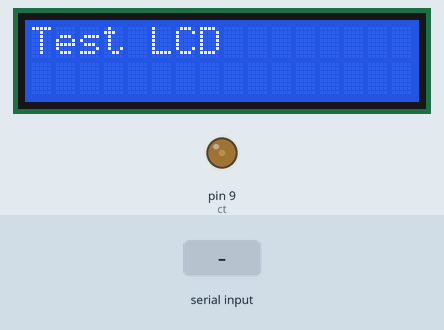
Bench run of a sketch on a simulated Arduino Uno, built with avr-gcc and run on an emulated ATmega328P. Shown: 16×2 character LCD, output pins drawn as LEDs (lit = HIGH). The inputs (shaded band) are chosen by the test bench. What the sketch prints to the serial monitor is not drawn.

Above: at 0.1 s.
3.3 s: "90,45\n" received over Serial
At 4.2 s:
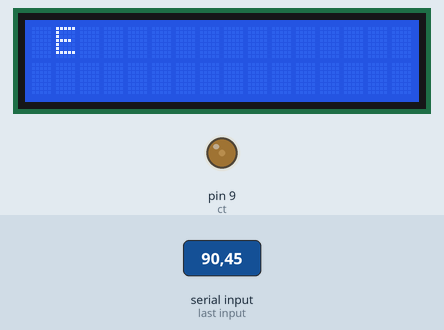
4.8 s: "30,150\n" received over Serial
At 5.8 s:
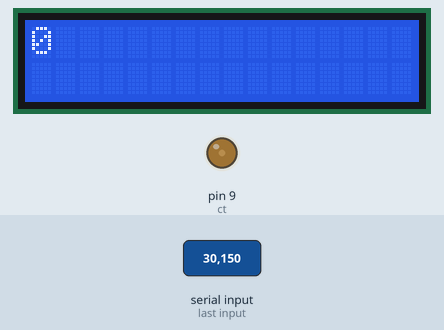
6.3 s: "90\n" received over Serial
At 7.5 s:
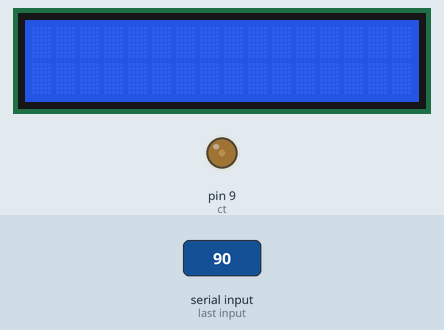
7.8 s: "5\n" received over Serial
Timing chart, 0 to 10.3 s (numbered marks = the images above; inputs shaded):
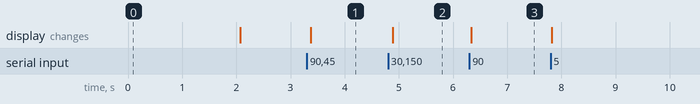

Measured:
- after the input at 3.3 s, the display: changes after 0.07 s (image 1)
- after the input at 4.8 s, the display: changes after 0.08 s (image 2)
- after the input at 6.3 s, the display: changes at once (image 3)

The sketch:

sketch_may25a.ino
```cpp
#include <LiquidCrystal.h>

// Definiowanie pinów wyświetlacza LCD
const int rs = 12, en = 11, d4 = 5, d5 = 4, d6 = 3, d7 = 2, ct = 9;
LiquidCrystal mylcd(rs, en, d4, d5, d6, d7);

void setup() {
    analogWrite(ct, 50); // Ustawienie kontrastu
    mylcd.begin(16, 2); // Inicjalizacja wyświetlacza 16x2
    Serial.begin(9600); // Inicjalizacja komunikacji szeregowej z prędkością 9600 bps

    // Testowanie wyświetlacza LCD
    mylcd.clear();
    mylcd.setCursor(0, 0);
    mylcd.print("Test LCD");
    delay(2000); // Poczekaj 2 sekundy, aby sprawdzić wyświetlacz
    mylcd.clear();

    Serial.println("Setup complete"); // Debugging: potwierdzenie zakończenia setupu
}

void loop() {
    String hexString = "";

    if (Serial.available() > 0) {
        // Odczyt całego ciągu danych
        while (Serial.available() > 0) {
            char receivedChar = Serial.read(); // Odczytanie pojedynczego bajtu
            if (isHexadecimalDigit(receivedChar)) { // Sprawdzenie, czy znak jest cyfrą heksadecymalną
                hexString += receivedChar;
            }
            delay(10); // Krótkie opóźnienie dla zapewnienia odczytu całego ciągu
        }

        Serial.print("Received Hex String: ");
        Serial.println(hexString); // Debugging: wyświetlenie odebranego ciągu hex

        // Czyszczenie wyświetlacza
        mylcd.clear();
        mylcd.setCursor(0, 0);

        // Konwersja ciągu heksadecymalnego na ASCII i wyświetlanie
        for (int i = 0; i < hexString.length(); i += 2) {
            if (i + 1 < hexString.length()) {
                String hexByte = hexString.substring(i, i + 2);
                char asciiChar = (char) strtol(hexByte.c_str(), NULL, 16);
                mylcd.print(asciiChar);
                Serial.print("Converted ASCII Char: ");
                Serial.println(asciiChar); // Debugging: wyświetlenie przekonwertowanego znaku ASCII
            }
        }

        // Czyszczenie ciągu po przetworzeniu
        hexString = "";
    }
}
```
